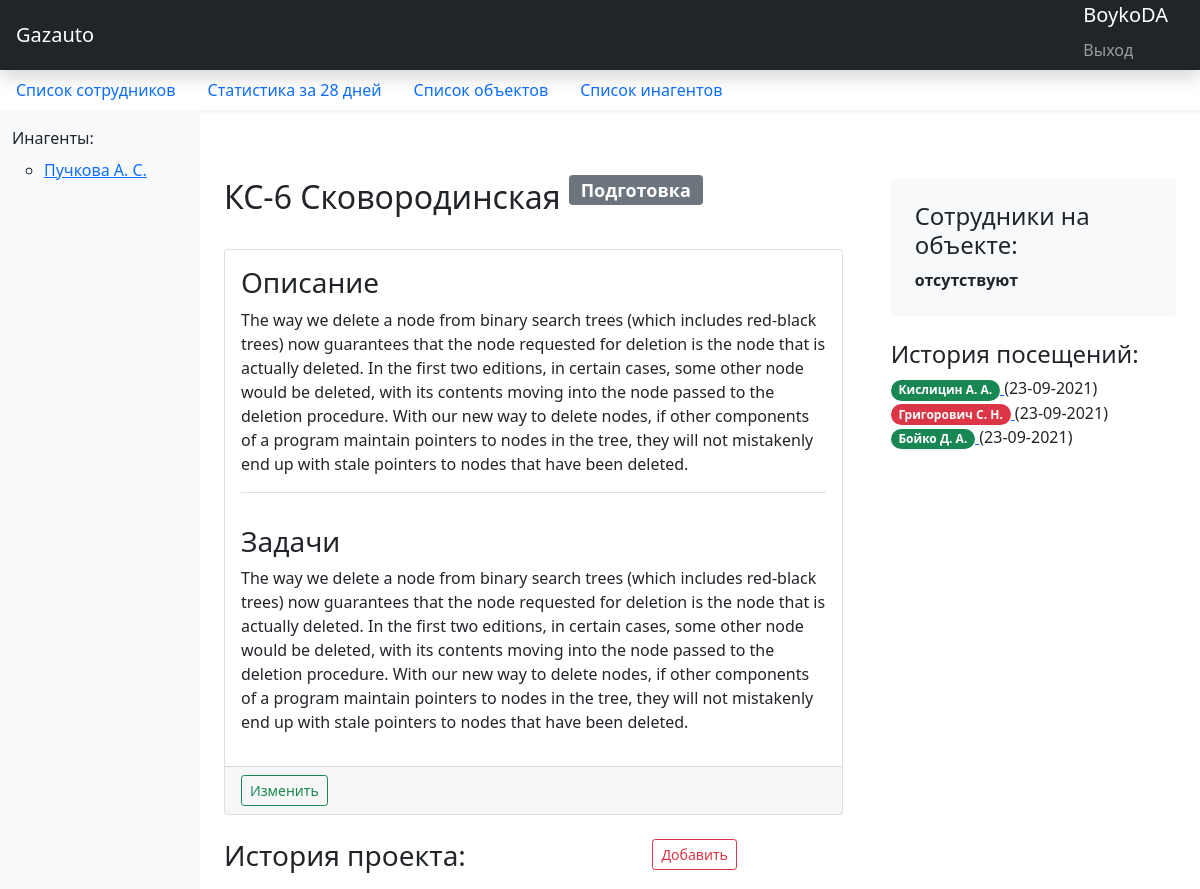
The app's page /project/ks6_skovorodinskaya/ (signed in), older data.
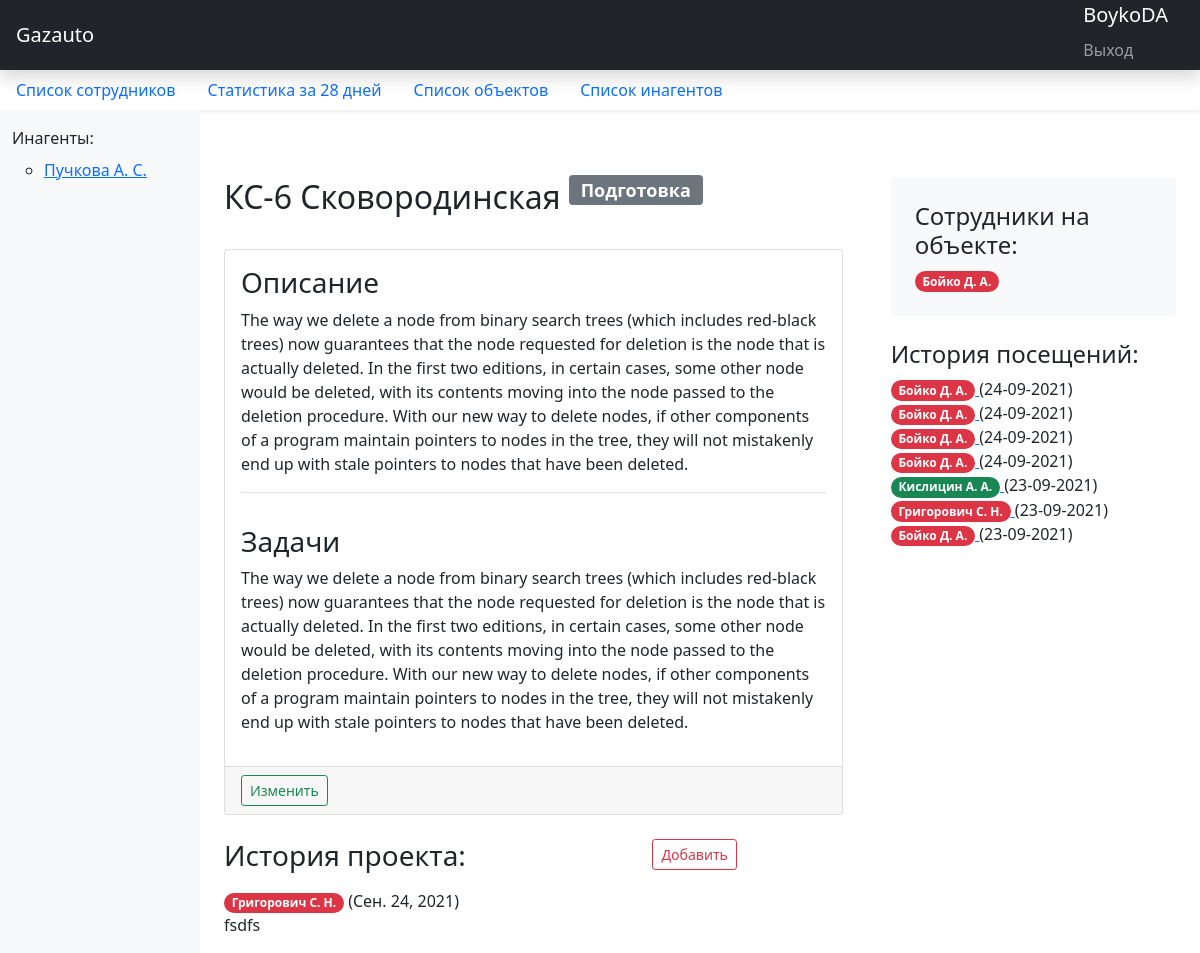
The same page, newer data.
### statistic_app/models.py (models this page shows, shortened)
class AgentProject(models.Model):
    first_name = models.CharField("Имя", max_length=200, blank=False, null=False)
    last_name = models.CharField("Фамилия", max_length=200, blank=False, null=False)
    father_name = models.CharField("Отчество", max_length=200, blank=False, null=False)
    position = models.CharField(verbose_name="Должность", max_length=200)
    description = models.TextField(verbose_name="Описание", null=True, blank=True)
    location = models.ManyToManyField(Project, verbose_name='Объект', blank=True, related_name='agents')
    phone_number = models.CharField(verbose_name='Телефон', max_length=200, blank=True, null=True)
    email = models.EmailField(verbose_name='Почта', blank=True, null=True)
    organisation = models.CharField(verbose_name="Организация", null=True, blank=True, max_length=200)
    url = models.SlugField(max_length=255, unique=True, db_index=True, verbose_name="URL", default=None, null=True,
                           blank=True)
    class Meta:
        verbose_name = "История проекта"
        verbose_name_plural = "Истории проекта"
        ordering = ['-second_name', '-first_name', '-father_name']
    def get_short_name(self):
        return f"{self.last_name} {self.first_name[0]}. {self.father_name[0]}."
    def get_absolute_url(self):
        return reverse('agent_detail', kwargs={'slug': self.url})
    class Meta:
        verbose_name = "Инагент"
        verbose_name_plural = "Инагенты"

class UserStatistic(models.Model):
    user_name = models.ForeignKey(Profile, verbose_name="Пользователь", on_delete=models.SET_NULL, null=True)
    user_location = models.ForeignKey(UserLocation, verbose_name="Местоположение пользователя",
                                      on_delete=models.SET_NULL, null=True)
    description = models.TextField("Описание события", null=True, blank=True)
    pub_date = models.DateField('Время события', default=datetime.date.today, blank=False, null=False)
    project = models.ForeignKey(Project, verbose_name="Проект",
                                on_delete=models.SET_NULL, blank=True, null=True, related_name='user')
    class Meta:
        verbose_name = "Статистика пользователя"
        verbose_name_plural = "Статистика пользователей"
        ordering = ['-pub_date', '-id']
    def date_format(self):
        return f"{self.pub_date.strftime('%d-%m-%Y')}"

class Profile(models.Model):
    user = models.OneToOneField(User, on_delete=models.SET_NULL, null=True, verbose_name="Пользователь")
    father_name = models.CharField("Отчество", max_length=200, blank=True, null=True)
    tabel_num = models.IntegerField(verbose_name="Табельный номер", default=0)
    position = models.CharField("Должность", max_length=200)
    user_location = models.ForeignKey(UserLocation, verbose_name="Местоположение пользователя",
                                      on_delete=models.SET_NULL, null=True)
    url = models.SlugField(max_length=255, unique=True, db_index=True, verbose_name="URL", default=None, null=True,
                           blank=True)
    phone_number = models.CharField(verbose_name="Телефон(ы)", max_length=200, blank=True, null=True)
    project = models.ForeignKey(Project, verbose_name="Проект",
                                          on_delete=models.SET_NULL, blank=True, null=True, related_name='project')
    description = models.TextField("Описание события", null=True, blank=True)
    pub_date = models.DateField('Время события', default=datetime.date.today, blank=False, null=False)
    class Meta:
        ordering = ['-user.username']
    def get_short_name(self):
        return f"{self.user.last_name} {self.user.first_name[0]}. {self.father_name[0]}."
    def get_absolute_url(self):
        return reverse('user_detail', kwargs={'slug': self.url})
    class Meta:
        verbose_name = "Сотрудник"
        verbose_name_plural = "Сотрудники"

class HistoryProject(models.Model):
    project = models.ForeignKey(Project, verbose_name="Проект", on_delete=models.SET_NULL, null=True,
                                related_name='history')
    pub_date = models.DateField('Время события', default=datetime.date.today, blank=False, null=False)
    user_add = models.ForeignKey(Profile, verbose_name="Сотрудник", on_delete=models.SET_NULL, null=True,
                                 related_name='users')
    description = models.TextField("Описание", null=True, blank=True)
    class Meta:
        verbose_name = "История проекта"
        verbose_name_plural = "Истории проекта"
        ordering = ['-pub_date', '-id']

### statistic_app/views.py (the view, shortened to what this page needs)
# urls.py: path('project/<str:slug>/', ProjectDetailView.as_view(), name='project_detail'),
class ProjectDetailView(LoginRequiredMixin, View):
    login_url = '/accounts/login'
    model = Project
    slug_field = "url"
    template_name = "project/project_detail.html"
    pagination = 10
    def get_pagination(self, model, request, page_name, count_pagination=3):
        history_all = model.all()
        paginator = Paginator(history_all, count_pagination)
        page_number = request.GET.get(page_name, 1)
        result_data = paginator.get_page(page_number)
        is_paginated = result_data.has_other_pages()
        if result_data.has_previous():
            prev_url = f'?page_name={result_data.previous_page_number()}'
        else:
            prev_url = ''
        if result_data.has_next():
            next_url = f'?page={result_data.next_page_number()}'
        else:
            next_url = ''
        return result_data, is_paginated, prev_url, next_url
    def get_current_staff(self, object):
        result_staff = []
        all_staff = Profile.objects.all()
        for staff in all_staff:
            current_obj = UserStatistic.objects.filter(user_name=staff)[:1][0]
            if current_obj.project == object:
                result_staff.append(staff)
        return result_staff
    def get(self, request, slug):
        contex = self.get_context_data(request, slug)
        return render(request, self.template_name, contex)
    def get_context_data(self, request, slug):
        object = get_object_or_404(self.model, url__iexact=slug)
        history, h_is_paginated, h_prev_url, h_next_url = self.get_pagination(model=object.history, request=request,
                                                                              page_name='page', count_pagination=3)
        staff_history, s_is_paginated, s_prev_url, s_next_url = self.get_pagination(model=object.user, request=request,
                                                                                    page_name='page',
                                                                                    count_pagination=20)
        current_staff = self.get_current_staff(object)
        context = {'history': history,
                   'prev_url': h_prev_url,
                   'next_url': h_next_url,
                   'is_paginated': h_is_paginated,
                   'staff': staff_history,
                   's_prev_url': s_prev_url,
                   's_next_url': s_next_url,
                   's_is_paginated': s_is_paginated,
                   'project': object,
                   'current_staff': current_staff,
                   }
        return context

### statistic_app/models.py (called while the page is built)
    def status_style(self):
        return self.STATUS_STYLE_PROJECT[self.status]

### templates/project/project_detail.html (shortened to what this page needs)
{% extends 'index.html' %}
{% block filter %}
<label class="form-label">Инагенты:</label>
<ul>
    {% for worker in project.agents.all %}
    <li>
        <a href="{{ worker.get_absolute_url }}">
            <span class="" data-toggle="tooltip" data-placement="top" title="{{ tag.status }}">{{ worker.get_short_name }}</span>
        </a>
    </li>
    {% endfor %}
</ul>
{% endblock %}
{% block contents %}
<div class="row g-5">
    <div class="col-md-8">
        <h2 class="pb-3 mb-3">
            {{ project.name }}
            <sup> <span class="{{ project.status_style }}">{{ project.status }}</span>
            </sup>
        </h2>
        <div class="card">
            <div class="card-body">
                <article class="blog-post  border-bottom">
                    <h3 class="blog-post-title">Описание</h3>
                    <p>{{ project.description }}</p>
                </article>
            </div>
            <div class="card-body">
                <article class="blog-post  ">
                    <h3 class="blog-post-title">Задачи</h3>
                    <p>{{ project.tasks }}</p>
                </article>
            </div>
            <div class="card-footer">
                <a class="btn  btn-outline-success btn-sm " href="{% url 'project_update' project.url %}"
                   role="button">Изменить</a>
            </div>
        </div>
        <article class="blog-post">
            <div class="row justify-content-end">
                <div class="col-8">
                    <h3 class="blog-post-title mt-4 mb-3">История проекта:</h3>
                </div>
                <div class="col-4">
                    <a class="btn  btn-outline-danger btn-sm mt-4 mb-3" href="{% url 'project_add' project.url %}"
                       role="button">Добавить</a>
                </div>
            </div>
            {% for post in history %}
            <a href="{{ post.user_add.get_absolute_url }}"><span class="{{ post.user_add.user_location.loc_class }}" title="{{ post.user_add.user_location.location }}">{{ post.user_add.get_short_name }} </span></a>
            ({{ post.pub_date }})
            <p>{{ post.description }}</p>
            {% endfor %}
        </article>
    </div>
    <div class="col-md-4">
        <div class="position-sticky" style="top: 2rem;">
            <div class="p-4 mb-3 bg-light rounded">
                <h4 class="fst">Сотрудники на объекте:</h4>
                <ol class="list-unstyled mb-0">
                    {% if current_staff %}
                    {% for worker in current_staff %}
                    <li>
                        <a href="{{ worker.get_absolute_url }}">
                            <span class="{{ worker.user_location.loc_class }}" data-toggle="tooltip"
                                  data-placement="top" title="{{ worker.user_location.location }}">{{ worker.get_short_name }}</span>
                        </a>
                    </li>
                    {% endfor %}
                    {% else %}
                    <li>
                        <dt>отсутствуют</dt>
                    </li>
                    {% endif %}
                </ol>
            </div>
            <div class="">
                <h4 class="mt-4">История посещений:</h4>
                <ol class="list-unstyled mb-0">
                    {% if staff %}
                    {% for worker in staff %}
                    <li>
                        <a href="{{ worker.user_name.get_absolute_url }}">
                            <span class="{{ worker.user_name.user_location.loc_class }}" data-toggle="tooltip"
                                  data-placement="top" title="{{ worker.user_name.user_location.location }}">{{ worker.user_name.get_short_name }}</span>
                        </a> ({{ worker.date_format }})
                    </li>
                    {% endfor %}
                    {% else %}
                    <dt>отсутствует</dt>
                    {% endif %}
                </ol>
            </div>
        </div>
    </div>
</div>
</div>
{% endblock %}

Row changes from the older to the newer data that the page shows:
added HistoryProject: user_add.get_short_name "Григорович С. Н.", pub_date "Сен. 24, 2021", description "fsdfs"
now on this page (row edited): Profile: get_short_name "Бойко Д. А."
changed Profile: user_location_id 2 → 1 (drawn)
added UserStatistic: user_name.get_short_name "Бойко Д. А.", date_format "24-09-2021"
added UserStatistic: user_name.get_short_name "Бойко Д. А.", date_format "24-09-2021"
added UserStatistic: user_name.get_short_name "Бойко Д. А.", date_format "24-09-2021"
added UserStatistic: user_name.get_short_name "Бойко Д. А.", date_format "24-09-2021"
Text that changed along with them:
text no longer shown: "отсутствуют"
